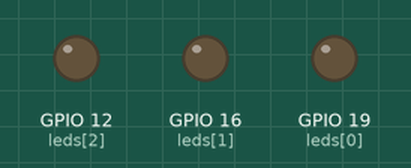
Simulated run of this program. Board: Raspberry Pi (BCM pin numbers). Shown: output pins drawn as LEDs (lit = HIGH).

Above: at 0.05 s.
At 0.15 s:
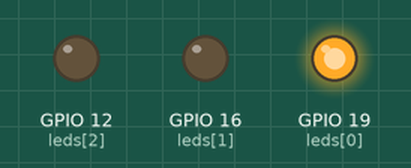
At 0.65 s:
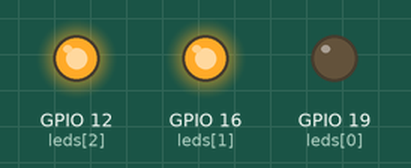
At 1.45 s:
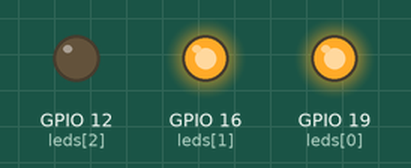
At 2.85 s:
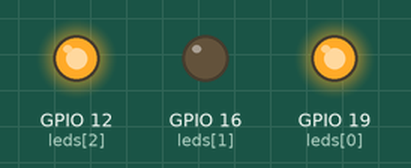
Timing chart, 0 to 3.1 s (numbered marks = the images above):
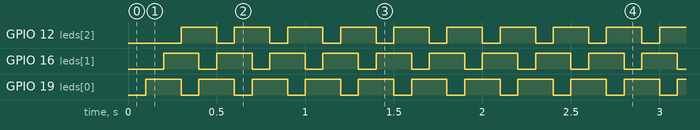

The program:

03_led_run.py
```python
#!/usr/bin/python3
import RPi.GPIO as gpio
import time
# gpio led pins
leds = [19, 16, 12]
gpio.setmode(gpio.BCM)
for led in leds:
        gpio.setup(led, gpio.OUT)
def main() :
        while True :
                for led in leds:
                        gpio.output(led,gpio.LOW)
                        time.sleep(0.1)
                        gpio.output(led,gpio.HIGH)
                        #time.sleep(0.1)
try:
        main()
except KeyboardInterrupt:
        pass
except Exception as exception:
        print(exception)
finally:
        gpio.cleanup()
```

Measured:
- by itself, GPIO 12 (leds[2]), GPIO 16 (leds[1]), GPIO 19 (leds[0]): alternates HIGH for 0.20 s and LOW for 0.10 s
